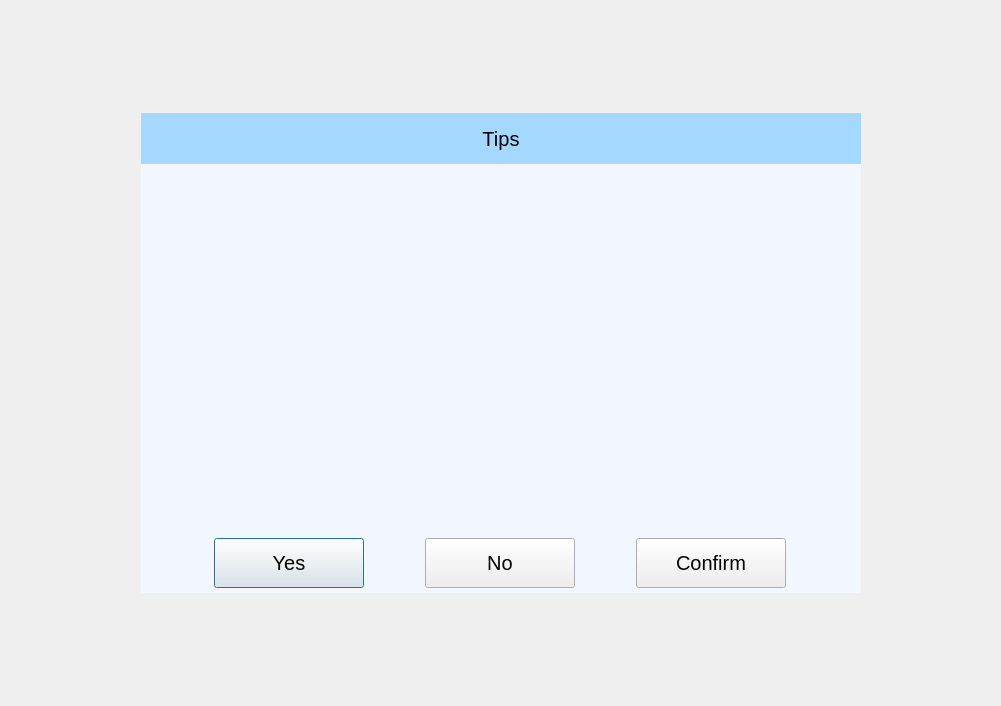
<?xml version="1.0" encoding="UTF-8"?>
<ui version="4.0">
 <class>MessageInfo</class>
 <widget class="QDialog" name="MessageInfo">
  <property name="geometry">
   <rect>
    <x>0</x>
    <y>0</y>
    <width>1001</width>
    <height>706</height>
   </rect>
  </property>
  <property name="minimumSize">
   <size>
    <width>540</width>
    <height>380</height>
   </size>
  </property>
  <property name="maximumSize">
   <size>
    <width>7000</width>
    <height>4200</height>
   </size>
  </property>
  <property name="windowTitle">
   <string>Dialog</string>
  </property>
  <property name="styleSheet">
   <string notr="true">font:15pt;</string>
  </property>
  <layout class="QGridLayout" name="gridLayout_2" rowstretch="0,1,0" columnstretch="0,0,0,0">
   <property name="leftMargin">
    <number>0</number>
   </property>
   <property name="topMargin">
    <number>0</number>
   </property>
   <property name="rightMargin">
    <number>0</number>
   </property>
   <property name="bottomMargin">
    <number>0</number>
   </property>
   <property name="spacing">
    <number>0</number>
   </property>
   <item row="0" column="2">
    <spacer name="verticalSpacer">
     <property name="orientation">
      <enum>Qt::Vertical</enum>
     </property>
     <property name="sizeHint" stdset="0">
      <size>
       <width>20</width>
       <height>71</height>
      </size>
     </property>
    </spacer>
   </item>
   <item row="1" column="0">
    <spacer name="horizontalSpacer">
     <property name="orientation">
      <enum>Qt::Horizontal</enum>
     </property>
     <property name="sizeHint" stdset="0">
      <size>
       <width>40</width>
       <height>20</height>
      </size>
     </property>
    </spacer>
   </item>
   <item row="1" column="1" colspan="2">
    <widget class="QWidget" name="widget_3" native="true">
     <property name="sizePolicy">
      <sizepolicy hsizetype="Expanding" vsizetype="Expanding">
       <horstretch>0</horstretch>
       <verstretch>0</verstretch>
      </sizepolicy>
     </property>
     <property name="minimumSize">
      <size>
       <width>720</width>
       <height>420</height>
      </size>
     </property>
     <property name="maximumSize">
      <size>
       <width>720</width>
       <height>480</height>
      </size>
     </property>
     <property name="styleSheet">
      <string notr="true">#widget_3{
	background-color: rgb(242, 247, 255);
}</string>
     </property>
     <layout class="QVBoxLayout" name="verticalLayout_2">
      <property name="leftMargin">
       <number>0</number>
      </property>
      <property name="topMargin">
       <number>0</number>
      </property>
      <property name="rightMargin">
       <number>0</number>
      </property>
      <property name="bottomMargin">
       <number>0</number>
      </property>
      <item>
       <widget class="QLabel" name="lblTitle">
        <property name="minimumSize">
         <size>
          <width>0</width>
          <height>51</height>
         </size>
        </property>
        <property name="maximumSize">
         <size>
          <width>16777215</width>
          <height>50</height>
         </size>
        </property>
        <property name="styleSheet">
         <string notr="true">background-color: rgb(164, 216, 255);</string>
        </property>
        <property name="text">
         <string>Tips</string>
        </property>
        <property name="alignment">
         <set>Qt::AlignCenter</set>
        </property>
       </widget>
      </item>
      <item>
       <widget class="QWidget" name="widget" native="true">
        <layout class="QVBoxLayout" name="verticalLayout">
         <property name="leftMargin">
          <number>24</number>
         </property>
         <property name="topMargin">
          <number>36</number>
         </property>
         <property name="rightMargin">
          <number>24</number>
         </property>
         <property name="bottomMargin">
          <number>24</number>
         </property>
         <item>
          <widget class="QLabel" name="lblInfo">
           <property name="text">
            <string/>
           </property>
           <property name="alignment">
            <set>Qt::AlignHCenter|Qt::AlignTop</set>
           </property>
          </widget>
         </item>
        </layout>
       </widget>
      </item>
      <item>
       <widget class="QWidget" name="widget_2" native="true">
        <property name="minimumSize">
         <size>
          <width>0</width>
          <height>50</height>
         </size>
        </property>
        <property name="maximumSize">
         <size>
          <width>16777215</width>
          <height>60</height>
         </size>
        </property>
        <layout class="QHBoxLayout" name="horizontalLayout">
         <property name="spacing">
          <number>12</number>
         </property>
         <property name="leftMargin">
          <number>24</number>
         </property>
         <property name="topMargin">
          <number>0</number>
         </property>
         <property name="rightMargin">
          <number>24</number>
         </property>
         <property name="bottomMargin">
          <number>0</number>
         </property>
         <item>
          <widget class="QPushButton" name="btnAccept">
           <property name="minimumSize">
            <size>
             <width>0</width>
             <height>50</height>
            </size>
           </property>
           <property name="maximumSize">
            <size>
             <width>150</width>
             <height>16777215</height>
            </size>
           </property>
           <property name="text">
            <string>Yes</string>
           </property>
          </widget>
         </item>
         <item>
          <widget class="QPushButton" name="btnCancel">
           <property name="minimumSize">
            <size>
             <width>0</width>
             <height>50</height>
            </size>
           </property>
           <property name="maximumSize">
            <size>
             <width>150</width>
             <height>16777215</height>
            </size>
           </property>
           <property name="text">
            <string>No</string>
           </property>
          </widget>
         </item>
         <item>
          <widget class="QPushButton" name="btnConfirm">
           <property name="minimumSize">
            <size>
             <width>1</width>
             <height>50</height>
            </size>
           </property>
           <property name="maximumSize">
            <size>
             <width>150</width>
             <height>16777215</height>
            </size>
           </property>
           <property name="text">
            <string>Confirm</string>
           </property>
          </widget>
         </item>
        </layout>
       </widget>
      </item>
     </layout>
    </widget>
   </item>
   <item row="1" column="3">
    <spacer name="horizontalSpacer_2">
     <property name="orientation">
      <enum>Qt::Horizontal</enum>
     </property>
     <property name="sizeHint" stdset="0">
      <size>
       <width>40</width>
       <height>20</height>
      </size>
     </property>
    </spacer>
   </item>
   <item row="2" column="1">
    <spacer name="verticalSpacer_2">
     <property name="orientation">
      <enum>Qt::Vertical</enum>
     </property>
     <property name="sizeHint" stdset="0">
      <size>
       <width>20</width>
       <height>71</height>
      </size>
     </property>
    </spacer>
   </item>
  </layout>
 </widget>
 <resources/>
 <connections/>
</ui>
